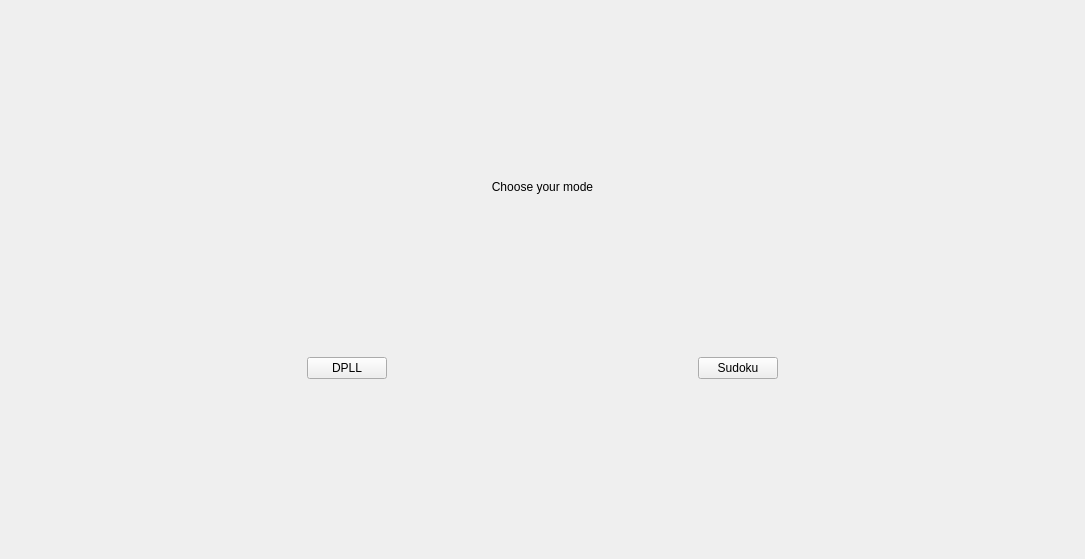
<?xml version="1.0" encoding="UTF-8"?>
<ui version="4.0">
 <class>MainWindow</class>
 <widget class="QMainWindow" name="MainWindow">
  <property name="geometry">
   <rect>
    <x>0</x>
    <y>0</y>
    <width>1085</width>
    <height>559</height>
   </rect>
  </property>
  <property name="minimumSize">
   <size>
    <width>1085</width>
    <height>559</height>
   </size>
  </property>
  <property name="maximumSize">
   <size>
    <width>1085</width>
    <height>559</height>
   </size>
  </property>
  <property name="windowTitle">
   <string>DPLL-SAT</string>
  </property>
  <property name="windowIcon">
   <iconset resource="res.qrc">
    <normaloff>:/Images/files/02.png</normaloff>:/Images/files/02.png</iconset>
  </property>
  <widget class="QWidget" name="centralwidget">
   <layout class="QGridLayout" name="gridLayout">
    <item row="2" column="0">
     <spacer name="horizontalSpacer_2">
      <property name="orientation">
       <enum>Qt::Horizontal</enum>
      </property>
      <property name="sizeHint" stdset="0">
       <size>
        <width>40</width>
        <height>20</height>
       </size>
      </property>
     </spacer>
    </item>
    <item row="2" column="5">
     <spacer name="horizontalSpacer_3">
      <property name="orientation">
       <enum>Qt::Horizontal</enum>
      </property>
      <property name="sizeHint" stdset="0">
       <size>
        <width>40</width>
        <height>20</height>
       </size>
      </property>
     </spacer>
    </item>
    <item row="2" column="1">
     <widget class="QPushButton" name="pushButton">
      <property name="text">
       <string>DPLL</string>
      </property>
     </widget>
    </item>
    <item row="2" column="4">
     <widget class="QPushButton" name="pushButton_2">
      <property name="text">
       <string>Sudoku</string>
      </property>
     </widget>
    </item>
    <item row="3" column="4">
     <spacer name="verticalSpacer_4">
      <property name="orientation">
       <enum>Qt::Vertical</enum>
      </property>
      <property name="sizeHint" stdset="0">
       <size>
        <width>20</width>
        <height>40</height>
       </size>
      </property>
     </spacer>
    </item>
    <item row="1" column="1">
     <spacer name="verticalSpacer_2">
      <property name="orientation">
       <enum>Qt::Vertical</enum>
      </property>
      <property name="sizeHint" stdset="0">
       <size>
        <width>20</width>
        <height>40</height>
       </size>
      </property>
     </spacer>
    </item>
    <item row="2" column="3">
     <spacer name="horizontalSpacer">
      <property name="orientation">
       <enum>Qt::Horizontal</enum>
      </property>
      <property name="sizeHint" stdset="0">
       <size>
        <width>40</width>
        <height>20</height>
       </size>
      </property>
     </spacer>
    </item>
    <item row="1" column="4">
     <spacer name="verticalSpacer_3">
      <property name="orientation">
       <enum>Qt::Vertical</enum>
      </property>
      <property name="sizeHint" stdset="0">
       <size>
        <width>20</width>
        <height>40</height>
       </size>
      </property>
     </spacer>
    </item>
    <item row="0" column="1">
     <spacer name="verticalSpacer_5">
      <property name="orientation">
       <enum>Qt::Vertical</enum>
      </property>
      <property name="sizeHint" stdset="0">
       <size>
        <width>20</width>
        <height>40</height>
       </size>
      </property>
     </spacer>
    </item>
    <item row="0" column="4">
     <spacer name="verticalSpacer_6">
      <property name="orientation">
       <enum>Qt::Vertical</enum>
      </property>
      <property name="sizeHint" stdset="0">
       <size>
        <width>20</width>
        <height>40</height>
       </size>
      </property>
     </spacer>
    </item>
    <item row="3" column="1">
     <spacer name="verticalSpacer">
      <property name="orientation">
       <enum>Qt::Vertical</enum>
      </property>
      <property name="sizeHint" stdset="0">
       <size>
        <width>20</width>
        <height>40</height>
       </size>
      </property>
     </spacer>
    </item>
    <item row="1" column="3">
     <widget class="QLabel" name="label">
      <property name="text">
       <string>Choose your mode</string>
      </property>
      <property name="alignment">
       <set>Qt::AlignHCenter|Qt::AlignTop</set>
      </property>
     </widget>
    </item>
   </layout>
  </widget>
 </widget>
 <resources>
  <include location="res.qrc"/>
 </resources>
 <connections/>
</ui>
